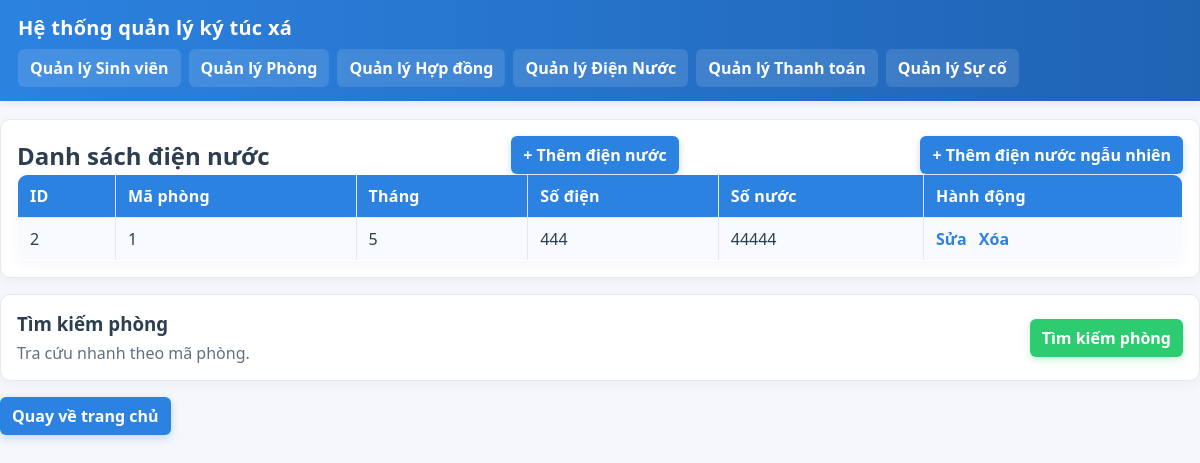
The page /diennuoc/index.php on the database its author committed.
### tables this page shows
CREATE TABLE `diennuoc` (
  `ID` int(11) NOT NULL,
  `MaPhong` varchar(20) DEFAULT NULL,
  `Thang` varchar(20) DEFAULT NULL,
  `SoDien` int(11) DEFAULT NULL,
  `SoNuoc` int(11) DEFAULT NULL
);

### diennuoc/index.php (the view)
<?php include "../menu.php"; ?>
<?php include "../db.php"; ?>
<div class="card">
    <div style="display:flex;align-items:center;justify-content:space-between;gap:12px;">
        <h2 style="margin:0;">Danh sách điện nước</h2>
        <a class="btn btn-primary" href="add.php">+ Thêm điện nước</a>
        <a class="btn btn-primary" href="themdiennuoc.php">+ Thêm điện nước ngẫu nhiên</a>
    </div>
    <table>
    <tr>
        <th>ID</th>
        <th>Mã phòng</th>
        <th>Tháng</th>
        <th>Số điện</th>
        <th>Số nước</th>
        <th>Hành động</th>
    </tr>
    <?php
    $q = $conn->query("SELECT * FROM diennuoc");
    while ($r = $q->fetch_assoc()):
    ?>
    <tr>
        <td><?= $r["ID"] ?></td>
        <td><?= $r["MaPhong"] ?></td>
        <td><?= $r["Thang"] ?></td>
        <td><?= $r["SoDien"] ?></td>
        <td><?= $r["SoNuoc"] ?></td>
        <td class="actions">
            <a href="edit.php?ID=<?= $r['ID'] ?>">Sửa</a>
            <a onclick="return confirm('Xóa?')"
               href="delete.php?ID=<?= $r['ID'] ?>">Xóa</a>
        </td>
    </tr>
    <?php endwhile; ?>
    </table>
</div>
<div class="card" style="display:flex;align-items:center;gap:10px;justify-content:space-between;">
    <div>
        <h3 style="margin:0 0 6px 0;">Tìm kiếm phòng</h3>
        <div style="color: #607080;">Tra cứu nhanh theo mã phòng.</div>
    </div>
    <a href="search.php" class="btn btn-accent">Tìm kiếm phòng</a>
</div>
<a href="../index.php" class="btn btn-primary">Quay về trang chủ</a>

### menu.php (style rules this page uses)
* { box-sizing: border-box; }
a { color: var(--primary); text-decoration: none; }
h2, h3 { margin: 0 0 12px 0; color: var(--text); }
.card { background: var(--surface); border: 1px solid var(--border); border-radius: 10px; padding: 16px; box-shadow: 0 4px 12px rgba(0,0,0,0.04); margin-bottom: 16px; }
table { width: 100%; border-collapse: collapse; background: var(--surface); border: 1px solid var(--border); box-shadow: 0 4px 12px rgba(0,0,0,0.04); border-radius: 10px; overflow: hidden; }
th, td { padding: 10px 12px; border: 1px solid var(--border); text-align: left; }
th { background: var(--primary); color: #fff; letter-spacing: 0.2px; }
tr:nth-child(even) td { background: #f8fafe; }
.actions a { margin-right: 8px; color: var(--primary); font-weight: 600; }
.actions a:last-child { margin-right: 0; }
.btn { display: inline-block; padding: 8px 12px; border-radius: 6px; border: none; cursor: pointer; font-weight: 700; transition: transform 0.1s ease, box-shadow 0.1s ease; }
.btn-primary { background: var(--primary); color: #fff; box-shadow: 0 3px 8px rgba(44,130,224,0.25); }
.btn-accent { background: var(--accent); color: #fff; box-shadow: 0 3px 8px rgba(46,204,113,0.25); }

### rows shown on the page
diennuoc: ID "2", MaPhong "1", Thang "5", SoDien "444", SoNuoc "44444"
